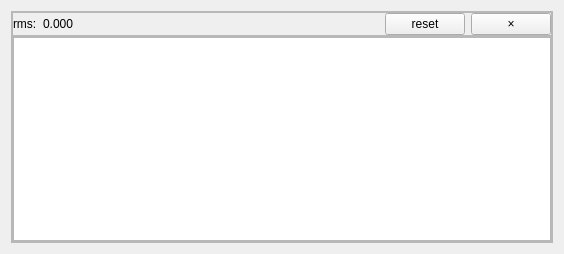
<?xml version="1.0" encoding="UTF-8"?>
<ui version="4.0">
 <class>Form</class>
 <widget class="QWidget" name="Form">
  <property name="geometry">
   <rect>
    <x>0</x>
    <y>0</y>
    <width>564</width>
    <height>254</height>
   </rect>
  </property>
  <property name="windowTitle">
   <string>Form</string>
  </property>
  <layout class="QVBoxLayout" name="verticalLayout">
   <item>
    <widget class="QFrame" name="frame">
     <property name="frameShape">
      <enum>QFrame::StyledPanel</enum>
     </property>
     <property name="frameShadow">
      <enum>QFrame::Raised</enum>
     </property>
     <layout class="QVBoxLayout" name="verticalLayout_2">
      <property name="spacing">
       <number>0</number>
      </property>
      <property name="leftMargin">
       <number>0</number>
      </property>
      <property name="topMargin">
       <number>0</number>
      </property>
      <property name="rightMargin">
       <number>0</number>
      </property>
      <property name="bottomMargin">
       <number>0</number>
      </property>
      <item>
       <widget class="QFrame" name="frame_2">
        <property name="frameShape">
         <enum>QFrame::StyledPanel</enum>
        </property>
        <property name="frameShadow">
         <enum>QFrame::Raised</enum>
        </property>
        <layout class="QHBoxLayout" name="horizontalLayout">
         <property name="leftMargin">
          <number>0</number>
         </property>
         <property name="topMargin">
          <number>0</number>
         </property>
         <property name="rightMargin">
          <number>0</number>
         </property>
         <property name="bottomMargin">
          <number>0</number>
         </property>
         <item>
          <widget class="QLabel" name="label">
           <property name="text">
            <string>rms:</string>
           </property>
          </widget>
         </item>
         <item>
          <widget class="QLabel" name="label_2">
           <property name="text">
            <string>0.000</string>
           </property>
          </widget>
         </item>
         <item>
          <spacer name="horizontalSpacer">
           <property name="orientation">
            <enum>Qt::Horizontal</enum>
           </property>
           <property name="sizeType">
            <enum>QSizePolicy::Expanding</enum>
           </property>
           <property name="sizeHint" stdset="0">
            <size>
             <width>40</width>
             <height>20</height>
            </size>
           </property>
          </spacer>
         </item>
         <item>
          <widget class="QPushButton" name="pushButton_2">
           <property name="sizePolicy">
            <sizepolicy hsizetype="Fixed" vsizetype="Fixed">
             <horstretch>0</horstretch>
             <verstretch>0</verstretch>
            </sizepolicy>
           </property>
           <property name="text">
            <string>reset</string>
           </property>
          </widget>
         </item>
         <item>
          <widget class="QPushButton" name="pushButton">
           <property name="sizePolicy">
            <sizepolicy hsizetype="Fixed" vsizetype="Fixed">
             <horstretch>0</horstretch>
             <verstretch>0</verstretch>
            </sizepolicy>
           </property>
           <property name="text">
            <string>×</string>
           </property>
          </widget>
         </item>
        </layout>
       </widget>
      </item>
      <item>
       <widget class="QFrame" name="frame_3">
        <property name="frameShape">
         <enum>QFrame::StyledPanel</enum>
        </property>
        <property name="frameShadow">
         <enum>QFrame::Raised</enum>
        </property>
        <layout class="QVBoxLayout" name="verticalLayout_3">
         <property name="leftMargin">
          <number>0</number>
         </property>
         <property name="topMargin">
          <number>0</number>
         </property>
         <property name="rightMargin">
          <number>0</number>
         </property>
         <property name="bottomMargin">
          <number>0</number>
         </property>
         <item>
          <widget class="QGraphicsView" name="graphicsView"/>
         </item>
        </layout>
       </widget>
      </item>
     </layout>
    </widget>
   </item>
  </layout>
 </widget>
 <resources/>
 <connections/>
</ui>
